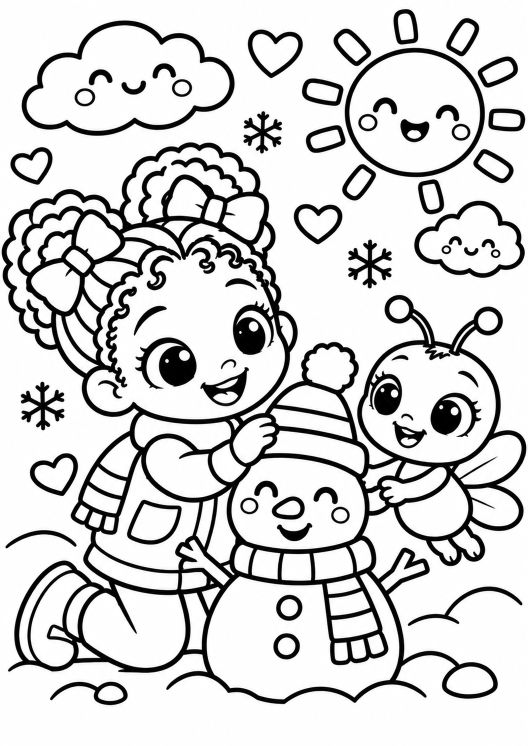
#> input picture coloriages/zoe-et-pico/originaux/zoe-et-pico-bonhomme-de-neige.png, 1055 x 1491 px (shown at 1/2 size); its folder holds only this picture in this run
$ python images_coloriages.py
#> lines starting #> are read from the running program, lines starting #| are printed output that depends on the picture
# Prépare les coloriages dessinés de Zoé et Pico (fichiers PNG fournis) :
#  - <slug>-impression.png : 2 x plus grand, traits nettoyés, pour l'impression A4 et les PDF
#  - <slug>.png            : 800 px de large, pour le site et le coloriage en ligne
#  - <slug>-vignette.webp  : 400 px de large, pour les listes
# Utilisation (depuis la racine du site) : python3 outils/images_coloriages.py .
import glob, os, sys
from PIL import Image
RACINE = sys.argv[1] if len(sys.argv) > 1 else "."
D = os.path.join(RACINE, "coloriages", "zoe-et-pico")
def nettoyer(im):
    # noir franc pour les traits, blanc pur pour le papier, dégradé doux entre les deux
    return im.point(lambda v: 0 if v < 100 else 255 if v > 215 else int((v - 100) * 255 / 115))
for src in sorted(glob.glob(os.path.join(D, "originaux", "*.png"))):
    slug = os.path.splitext(os.path.basename(src))[0]
    im = Image.open(src).convert("L")
    w, h = im.size
#> w = 1055; h = 1491
    nettoyer(im.resize((w * 2, h * 2), Image.LANCZOS)).save(os.path.join(D, f"{slug}-impression.png"), optimize=True)
#> in nettoyer, `return im.point(lambda v: 0 if v < 100 else 255 if v > 215 else int((v..`:
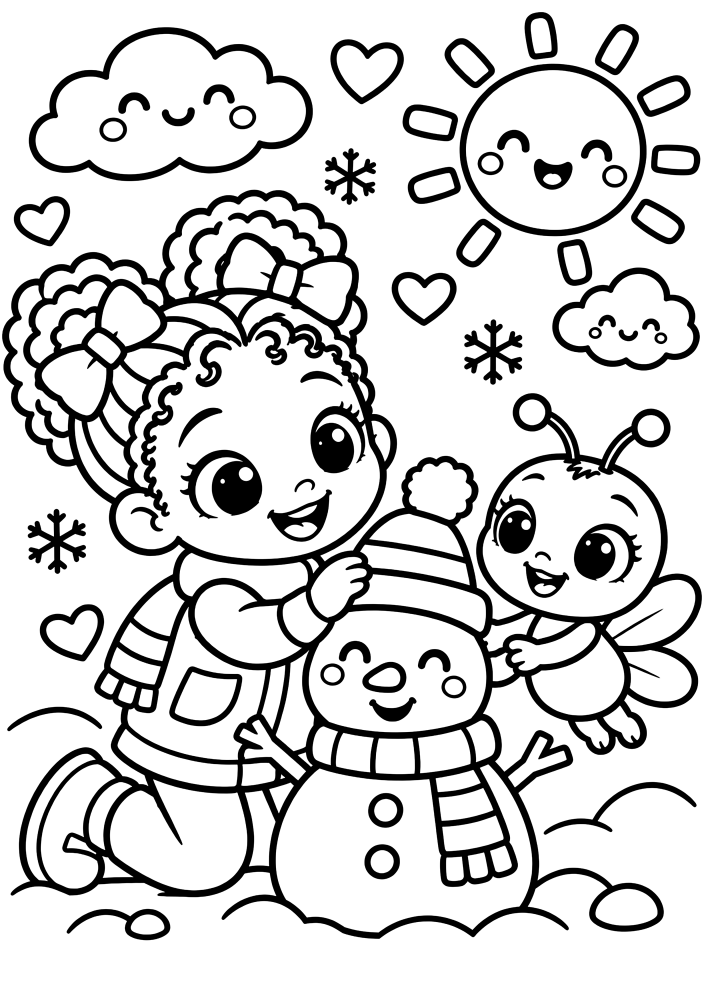
#> returned value: PIL image 2110x2982 L (shown at 1/3 size); min 0, max 255, mean 208
    web = nettoyer(im.resize((800, round(h * 800 / w)), Image.LANCZOS)); web.save(os.path.join(D, f"{slug}.png"), optimize=True)
#> in nettoyer (call 2), `return im.point(lambda v: 0 if v < 100 else 255 if v > 215 else int((v..`:
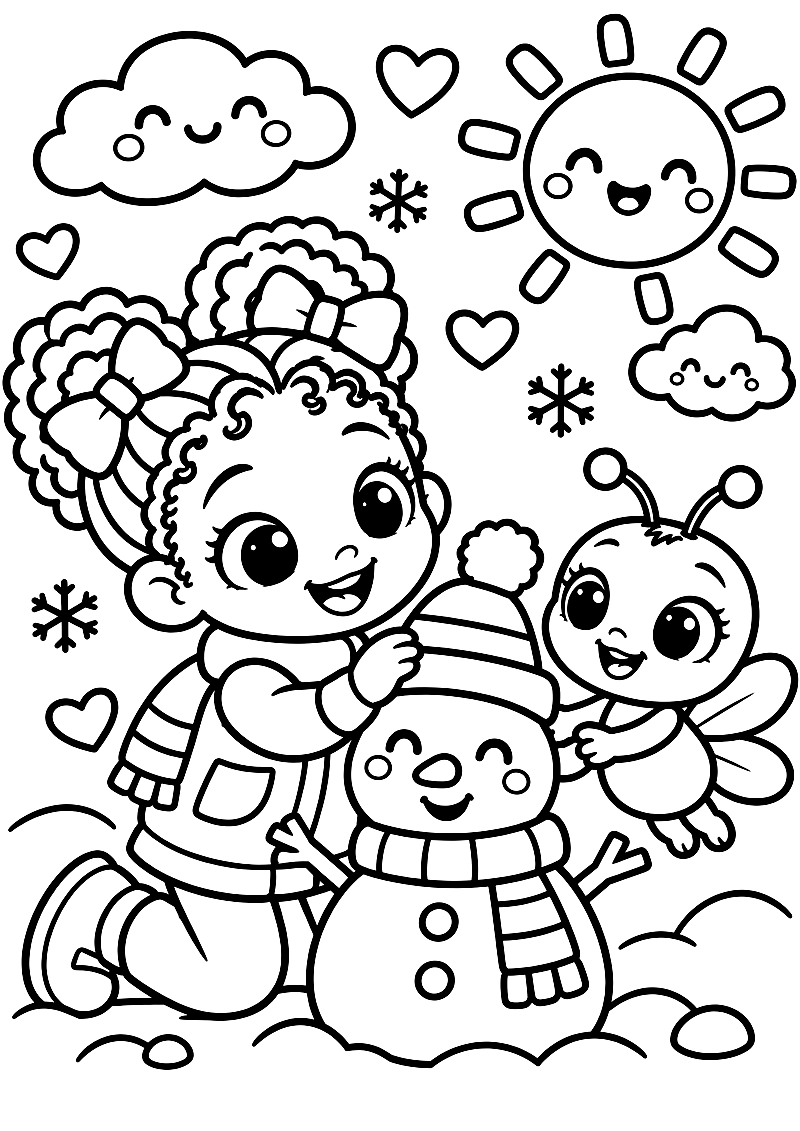
#> returned value: PIL image 800x1131 L; min 0, max 255, mean 207.9
    web.resize((400, round(h * 400 / w)), Image.LANCZOS).save(os.path.join(D, f"{slug}-vignette.webp"), "WEBP", quality=82, method=6)
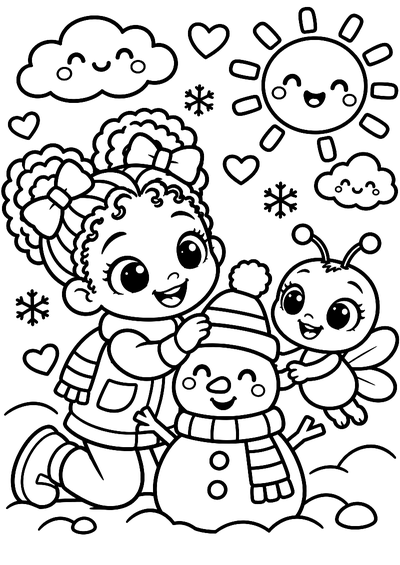
#> saved as zoe-et-pico-bonhomme-de-neige-vignette.webp: PIL image 400x565 L; min 0, max 255, mean 207.8
    print(slug, "ok")

$ run again, on coloriages/zoe-et-pico/originaux/zoe-et-pico-plage.png
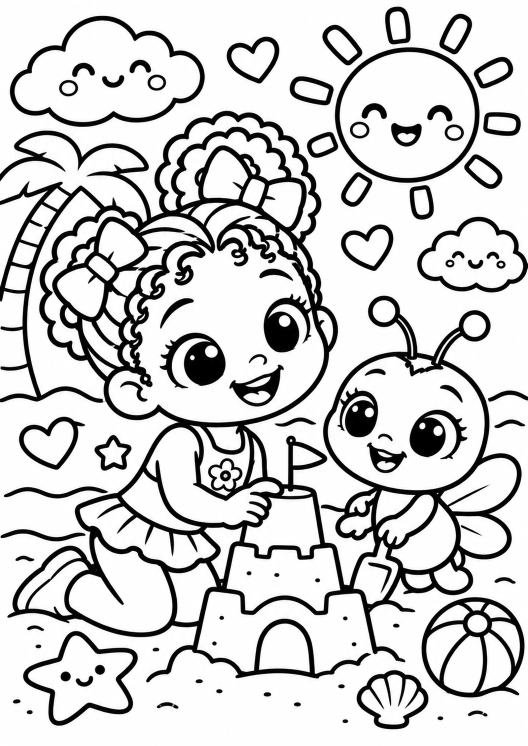
#> input picture coloriages/zoe-et-pico/originaux/zoe-et-pico-plage.png, 1055 x 1491 px (shown at 1/2 size)
#> in nettoyer (call 2), `return im.point(lambda v: 0 if v < 100 else 255 if v > 215 else int((v..`:
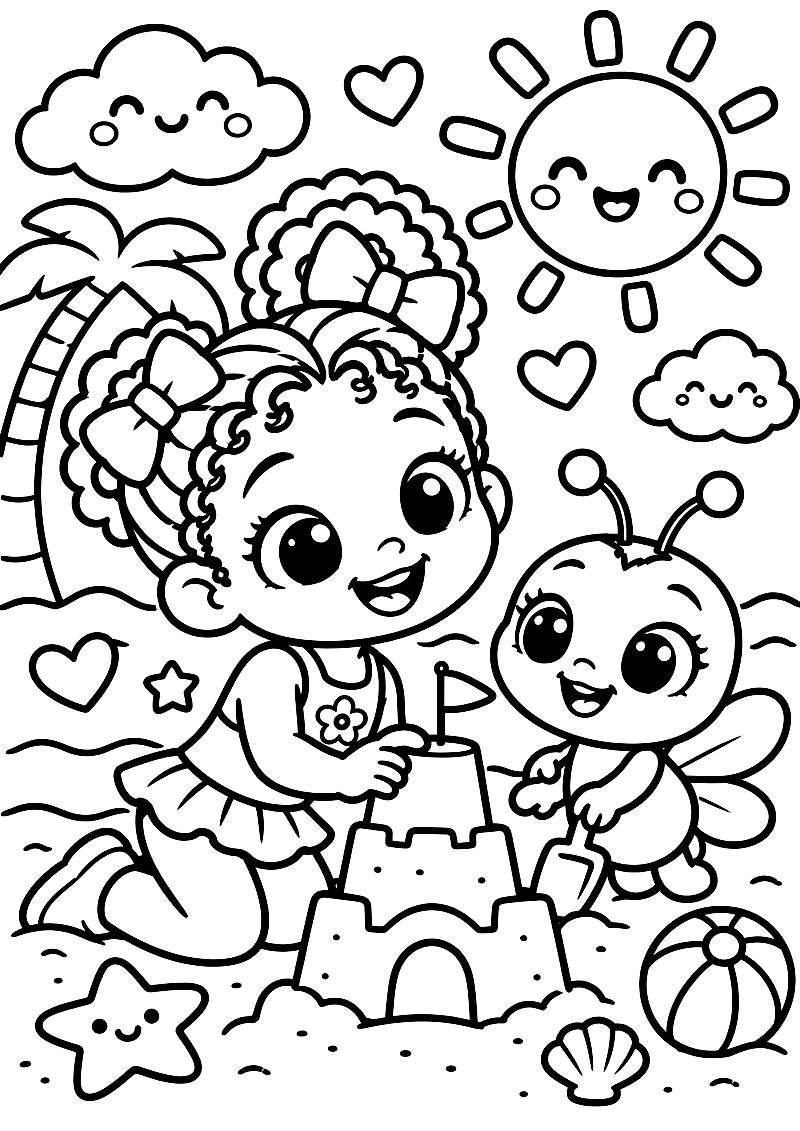
#> returned value: PIL image 800x1131 L; min 0, max 255, mean 204.2
#> `web.resize((400, round(h * 400 / w)), Image.LANCZOS).save(os.path.join..`:
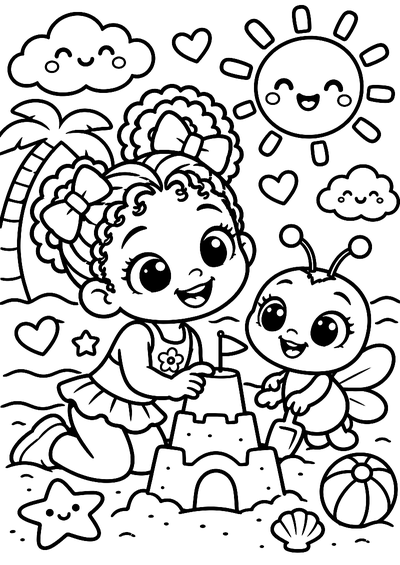
#> saved as zoe-et-pico-plage-vignette.webp: PIL image 400x565 L; min 0, max 255, mean 204.1

$ run again, on coloriages/zoe-et-pico/originaux/zoe-et-pico-jardin.png
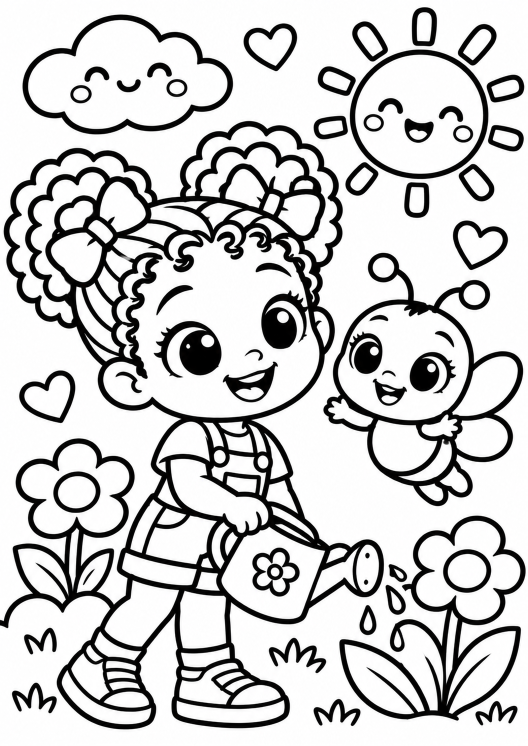
#> input picture coloriages/zoe-et-pico/originaux/zoe-et-pico-jardin.png, 1055 x 1491 px (shown at 1/2 size)
#> in nettoyer (call 2), `return im.point(lambda v: 0 if v < 100 else 255 if v > 215 else int((v..`:
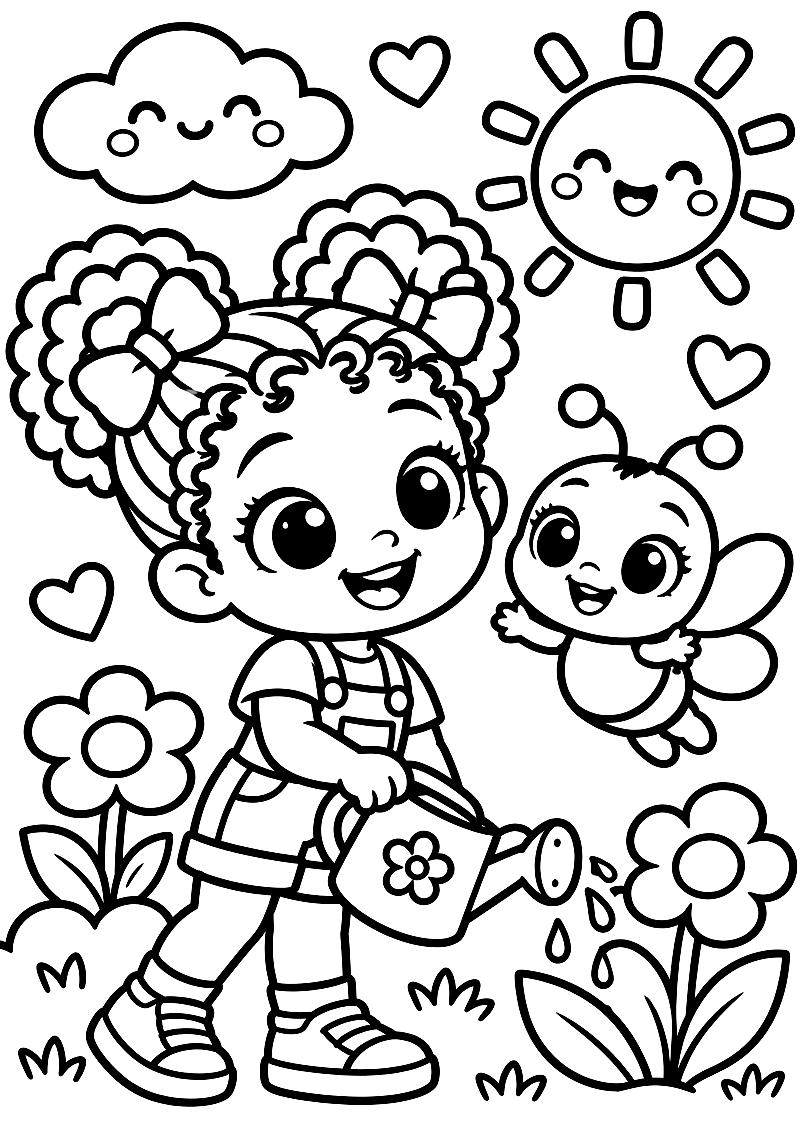
#> returned value: PIL image 800x1131 L; min 0, max 255, mean 200
#> `web.resize((400, round(h * 400 / w)), Image.LANCZOS).save(os.path.join..`:
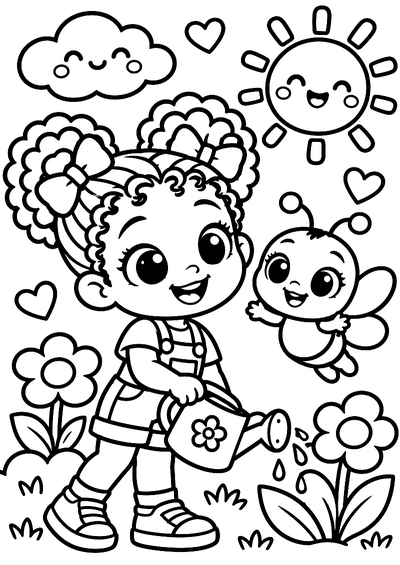
#> saved as zoe-et-pico-jardin-vignette.webp: PIL image 400x565 L; min 0, max 255, mean 200

$ run again, on coloriages/zoe-et-pico/originaux/zoe-et-pico-lecture.png
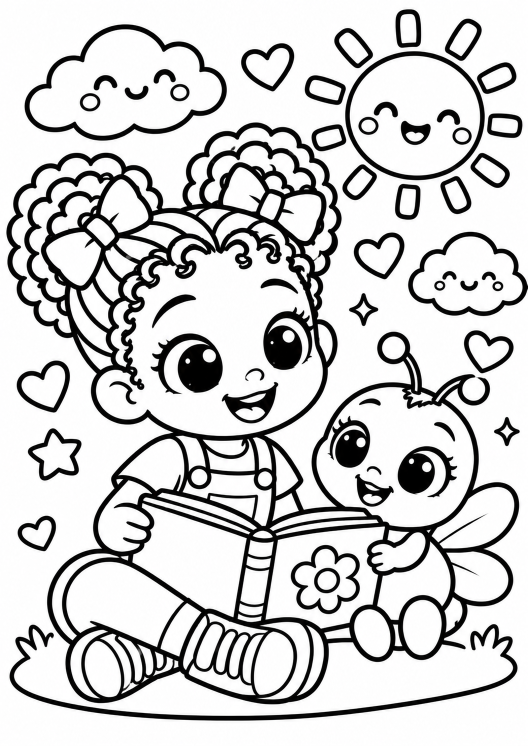
#> input picture coloriages/zoe-et-pico/originaux/zoe-et-pico-lecture.png, 1055 x 1491 px (shown at 1/2 size)
#> in nettoyer (call 2), `return im.point(lambda v: 0 if v < 100 else 255 if v > 215 else int((v..`:
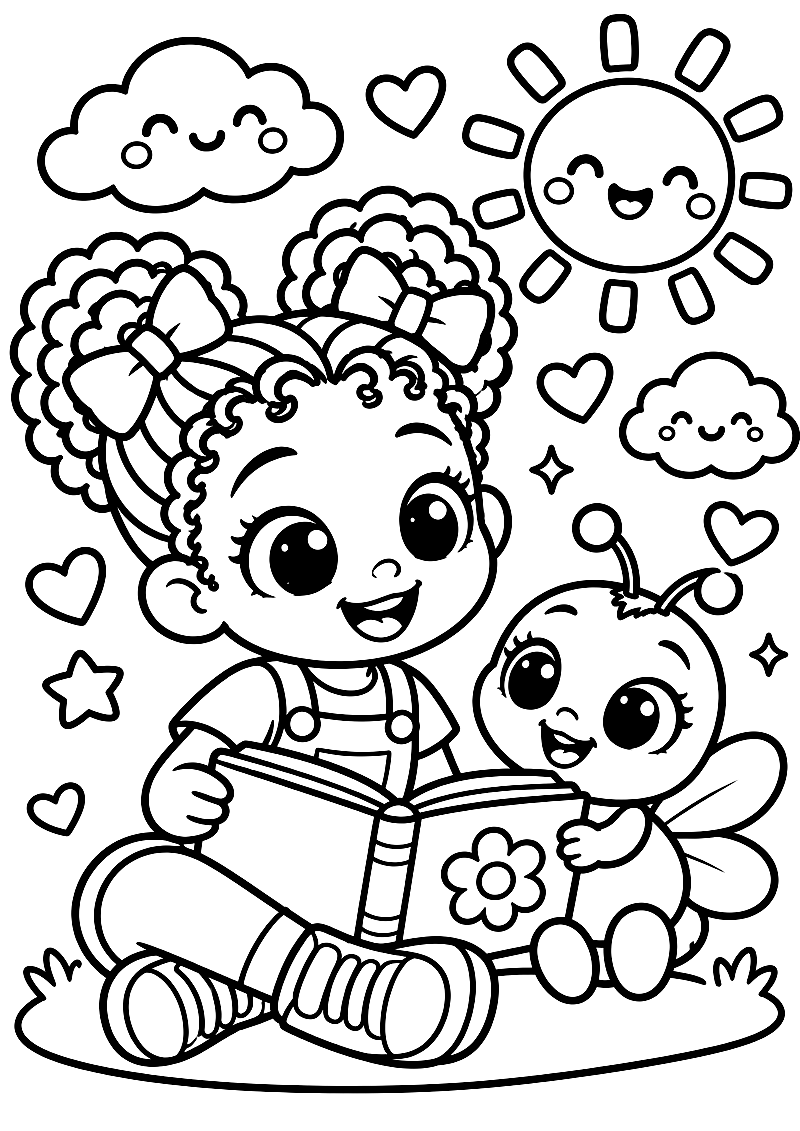
#> returned value: PIL image 800x1131 L; min 0, max 255, mean 203.5
#> `web.resize((400, round(h * 400 / w)), Image.LANCZOS).save(os.path.join..`:
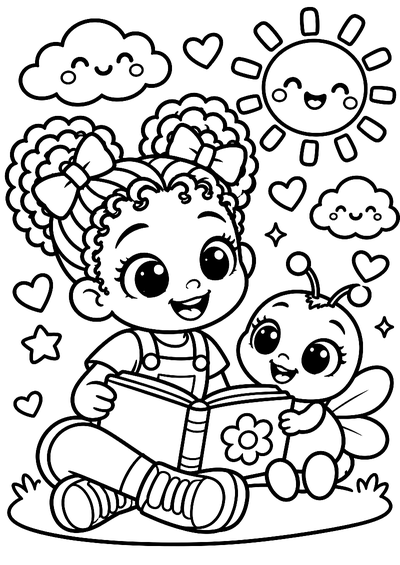
#> saved as zoe-et-pico-lecture-vignette.webp: PIL image 400x565 L; min 0, max 255, mean 203.5

$ run again, on coloriages/zoe-et-pico/originaux/zoe-et-pico-noel.png
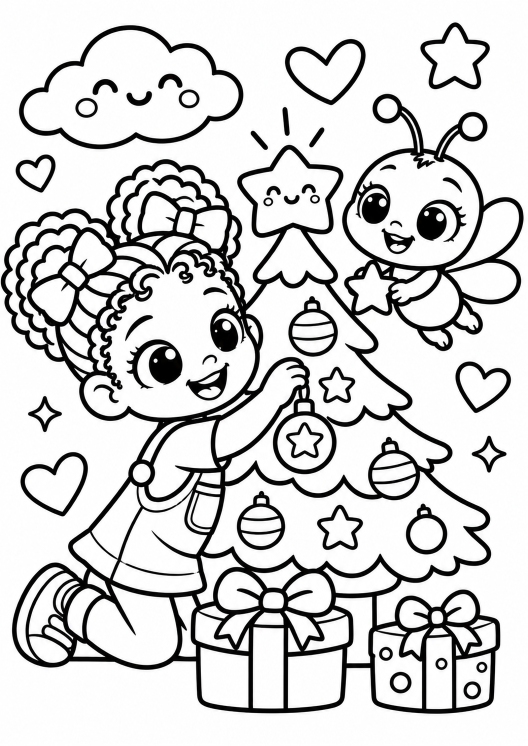
#> input picture coloriages/zoe-et-pico/originaux/zoe-et-pico-noel.png, 1055 x 1491 px (shown at 1/2 size)
#> in nettoyer (call 2), `return im.point(lambda v: 0 if v < 100 else 255 if v > 215 else int((v..`:
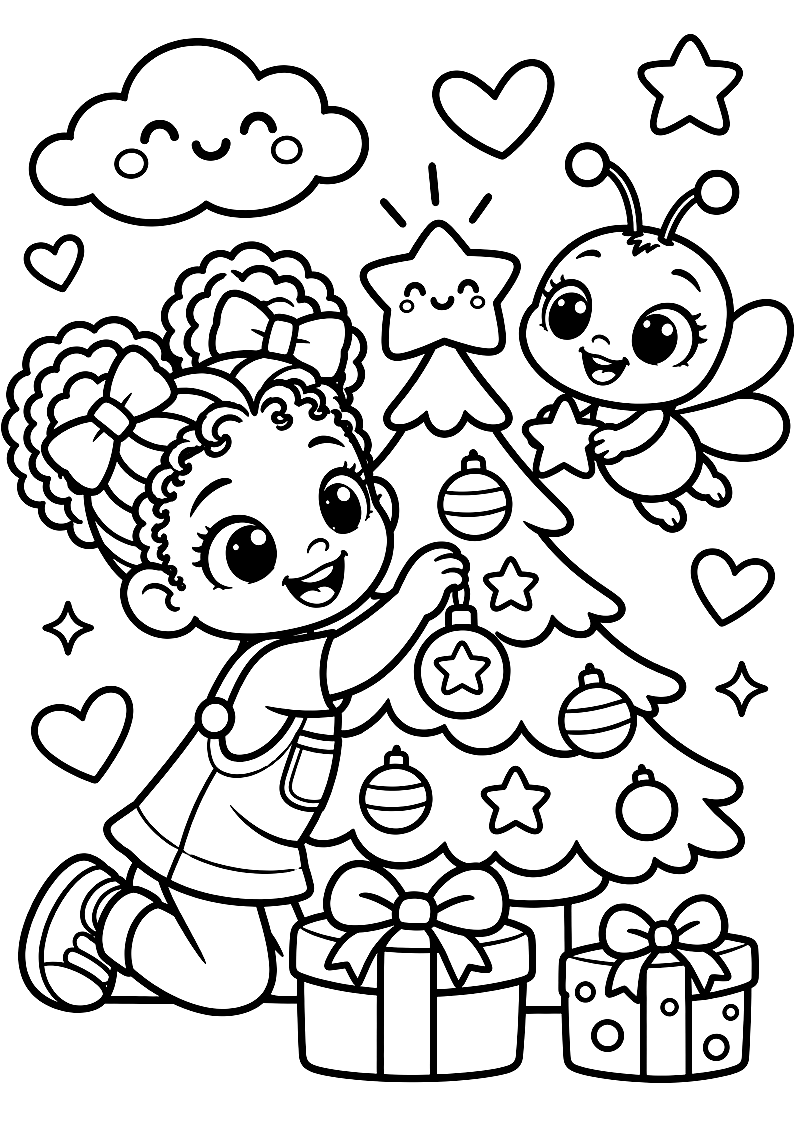
#> returned value: PIL image 800x1131 L; min 0, max 255, mean 208.2
#> `web.resize((400, round(h * 400 / w)), Image.LANCZOS).save(os.path.join..`:
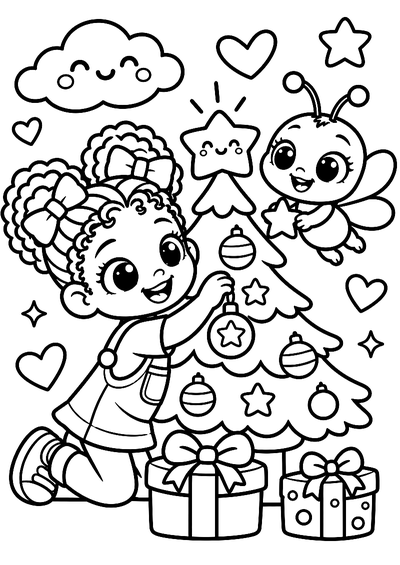
#> saved as zoe-et-pico-noel-vignette.webp: PIL image 400x565 L; min 0, max 255, mean 208.2
